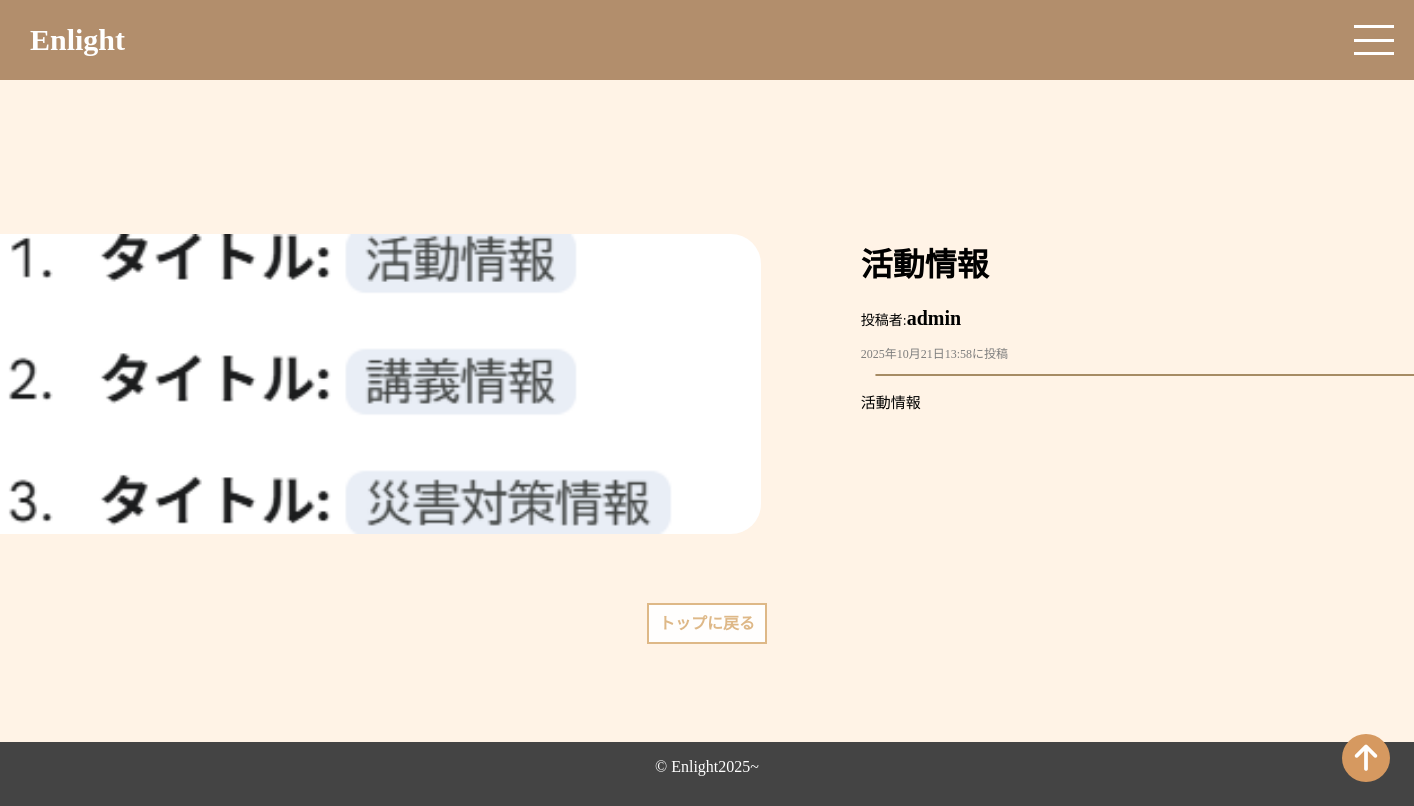
/photo-detail/1, run on the app's committed database.
### enright/models.py (models this page shows, shortened)
class PhotoPost(models.Model):
    user = models.ForeignKey(
        CustomUser,
        verbose_name='ユーザー',
        on_delete=models.CASCADE
        )
    category = models.ForeignKey(
        Category,
        verbose_name='カテゴリ',
        on_delete=models.PROTECT
        )
    title = models.CharField(
        verbose_name='タイトル', # フィールドのタイトル
        max_length=200          # 最大文字数は200
        )
    comment = models.TextField(
        verbose_name='内容', # フィールドのタイトル
        )
    image1 = models.ImageField(
        verbose_name='イメージ1', # フィールドのタイトル
        upload_to='photos',      # MEDIA_ROOT以下のphotosにファイルを保存
        )
    image2 = models.ImageField(
        verbose_name='イメージ2', # フィールドのタイトル
        upload_to='photos',      # MEDIA_ROOT以下のphotosにファイルを保存
        blank=True,              # フィールドの値は必須でない
        null=True                # データベースにnullが保存されることを許容
        )
    posted_at = models.DateTimeField(
        verbose_name='投稿日時', # フィールドのタイトル
        auto_now_add=True       # 日時を自動追加
        )

### accounts/models.py (models this page shows)
class CustomUser(AbstractUser):
    groups = models.ManyToManyField(
        Group,
        verbose_name=('groups'),
        blank=True,
        help_text=('The groups this user belongs to...'),
        related_name="rescue_user_set", # rescue_accounts固有の名前
        related_query_name="rescue_user",
    )
    user_permissions = models.ManyToManyField(
        Permission,
        verbose_name=('user permissions'),
        blank=True,
        help_text=('Specific permissions for this user.'),
        related_name="rescue_user_permissions", # rescue_accounts固有の名前
        related_query_name="rescue_user_permission",
    )
    pass

### enright/views.py (the view)
class DetailView(DetailView):
    template_name = 'detail.html'
    model = PhotoPost

### enright/templates/detail.html (shortened to what this page needs)
{% extends 'base.html' %}
{% load static %}
    {% block contents %}
    <br>
    <div class="container">
        <div class="detail-flex ">
            <div class="detail-margin">
                <p><img src="{{ object.image1.url }}" class="img-fluid"></p>
            </div>
            <div class="detail-margin2">
                <div class="photo-text">
                    <h1>{{object.title}}</h1>
                    <h3 class="user-name">投稿者:<a class="user-btn" href="{% url 'enright:user_list' user=object.user.id %}">{{object.user.username}}</a></h3>
                    <p class="user-time">{{object.posted_at}}に投稿</p>
                    <hr>
                    <p class="user-comment">{{object.comment| linebreaksbr }}</p>
                </div>
            </div>
        </div>
        <a href="{% url 'enright:index' %}" class="btn_01">トップに戻る</a>
        <br>
        <br>
    </div>
    {% endblock %}

### enright/static/css/style_base.css (style rules this page uses)
body { margin: 0 auto; text-align: center; font-family: "Kosugi Maru"; display: grid; grid-template-rows: auto 1fr auto; grid-template-columns: 100%; min-height: 100vh; background-color: rgb(255, 243, 230); row-gap: 60px; }
img { width: 250px; height: 250px; object-fit: cover; border-radius: 30px; }
a { text-decoration: none; }
hr { height:0px; border-radius: 2px; border: 1px solid hsl(36, 27%, 52%); width: 95%; }
.container { width: 100%; justify-content: center; margin-bottom: 30px; }
.detail-flex { justify-self: center; display: flex; }
.detail-margin { margin: 50px; }
.detail-margin2 { margin: 50px; width: 100%; }
.photo-text { text-align: left; width: 600px; }
.user-name { font-weight: 400; font-size: 14px; }
.user-btn { font-weight: bolder; font-size: 20px; color: black; text-decoration: none; }
.user-comment { font-size: 15px; }
.user-time { color: rgb(125, 125, 125); font-size: 12px; }
.img-fluid { width: auto; height: 300px; }
a.btn_01 { font-size: auto; text-align: center; text-decoration: none; width: auto; margin: 10px; padding: 10px; font-weight: bold; border: 2px solid burlywood; color: burlywood; background-color: #fffefd; transition: 0.5s; }
.detail-flex { display: flex; margin: 10px; }

### data on the page
PhotoPost: image1 (picture), title "活動情報", user.username "admin", posted_at "2025年10月21日13:58", comment "活動情報"
